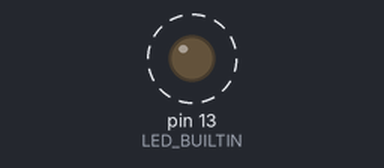
Simulated run of this sketch. Board: Arduino Uno, built with avr-gcc and run on an emulated ATmega328P. On the bench: output pins drawn as LEDs (lit = HIGH). Dashed ring = blinking. What the sketch prints to the serial monitor is not drawn.

Above: at 0.3 s.
Timing chart, 0 to 3.1 s (numbered marks = the images above):
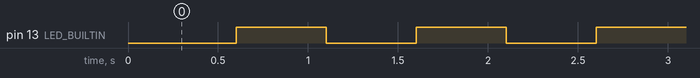

Measured:
- by itself, pin 13 (LED_BUILTIN): alternates HIGH for 0.50 s and LOW for 0.50 s

The sketch:

sketch_jun4a.ino
```cpp
void setup() {
  Serial.begin(115200);
  delay(100);
  Serial.println();
  Serial.println("ESP8266 nabehl, upload OK!");
  pinMode(LED_BUILTIN, OUTPUT);
}

void loop() {
  digitalWrite(LED_BUILTIN, LOW);   // LED na ESP8266 sviti pri LOW (invertovana)
  delay(500);
  digitalWrite(LED_BUILTIN, HIGH);  // zhasnuto
  delay(500);
}
```
